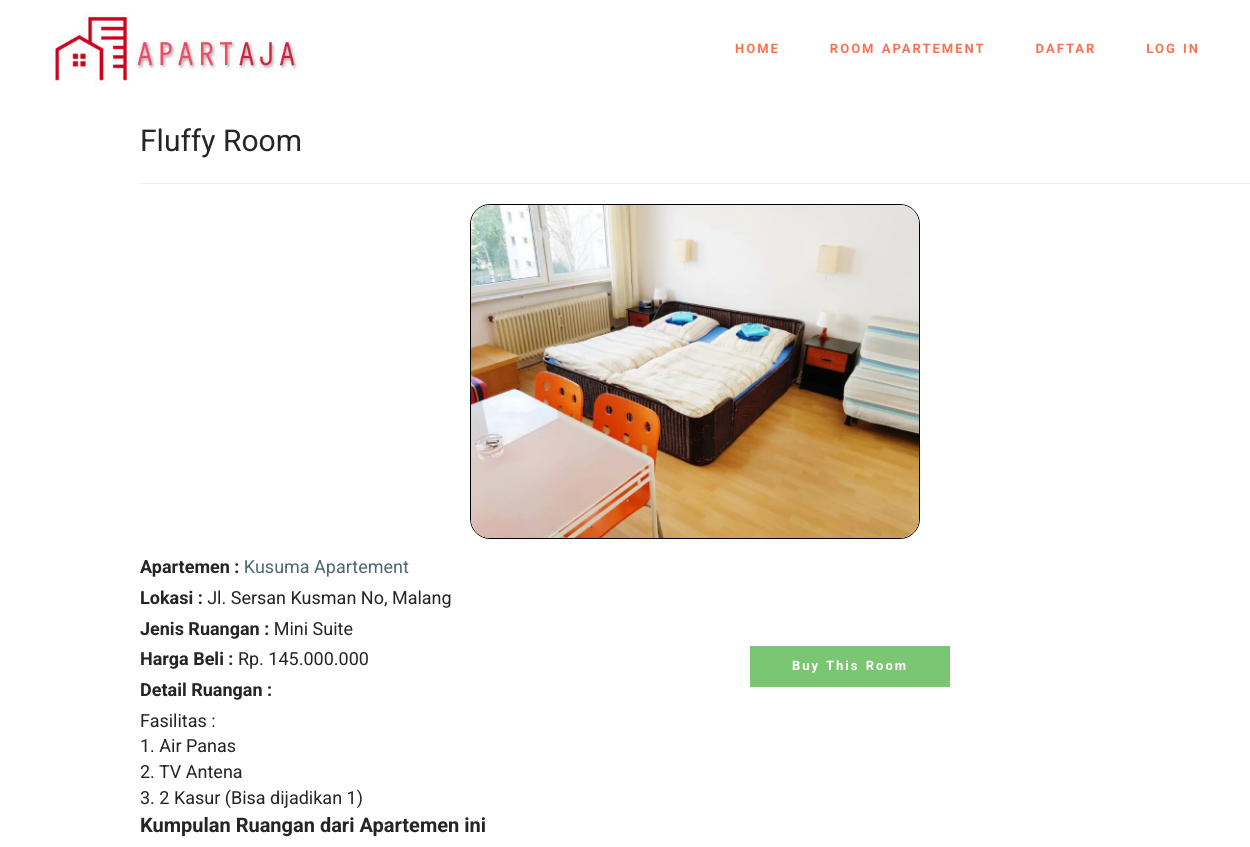
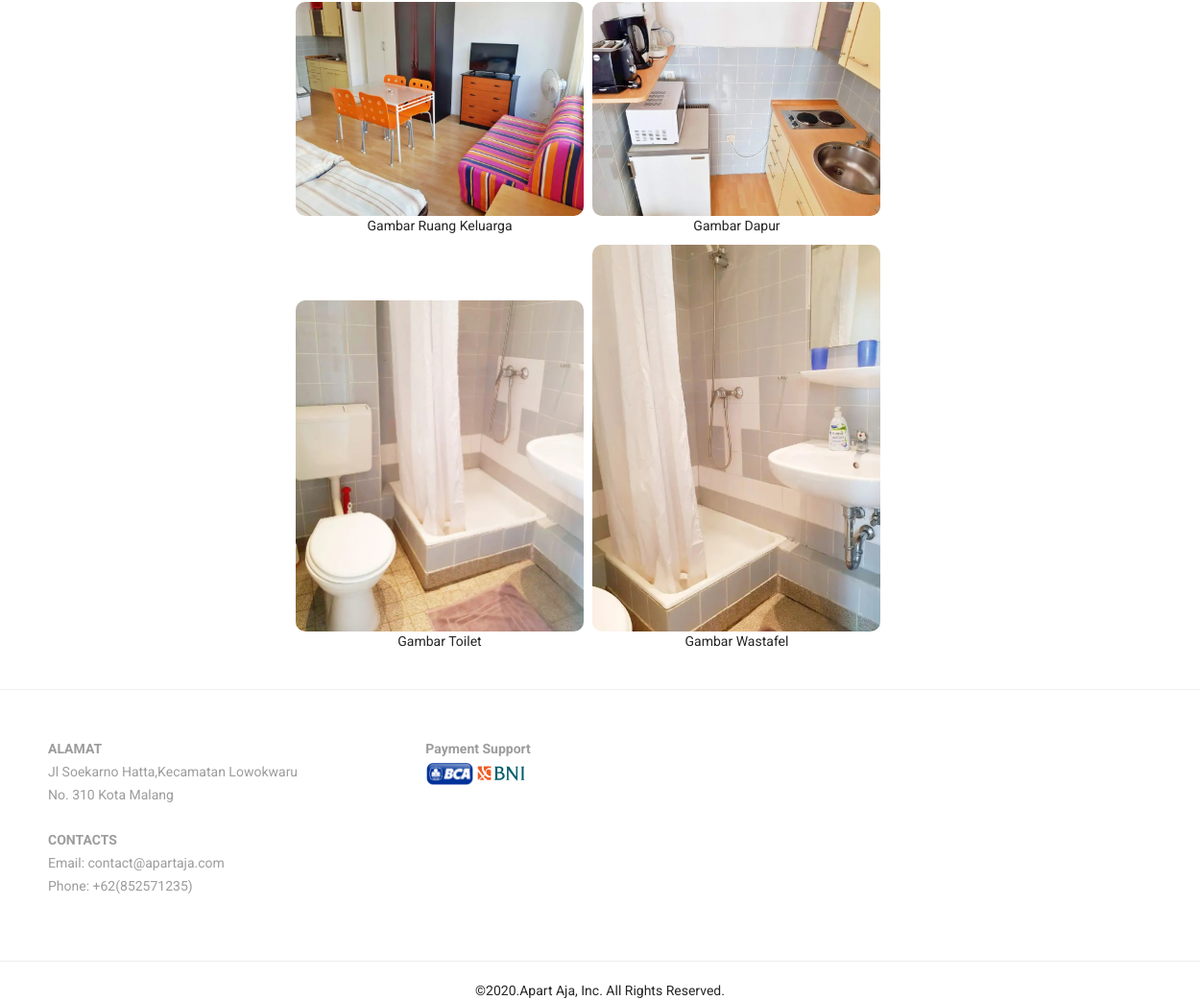
/ruangan/detailRuangan/10, run on the app's committed database (2 pictures, top to bottom).
### tables this page shows
CREATE TABLE `ruangan_apartemen` (
  `id_ruangan` int(2) NOT NULL,
  `id_apartemen` int(1) NOT NULL,
  `id_pengelola` int(1) NOT NULL,
  `nama_ruangan` varchar(20) NOT NULL,
  `jenis_ruangan` varchar(15) NOT NULL,
  `harga_beli` bigint(7) NOT NULL,
  `detail_ruangan` text NOT NULL,
  `sisa_ruang_apartemen` int(2) NOT NULL,
  `gambar_utama` text NOT NULL
);

CREATE TABLE `apartemen` (
  `id_apartemen` int(1) NOT NULL,
  `id_pengelola` int(1) NOT NULL,
  `nama_apartemen` varchar(10) NOT NULL,
  `alamat_apartemen` varchar(20) NOT NULL,
  `kota_kabupaten` varchar(20) NOT NULL,
  `provinsi` varchar(20) NOT NULL,
  `gambar_apartemen` text NOT NULL,
  `maps_link` text NOT NULL
);

CREATE TABLE `gambar_apartemen` (
  `id_gambar` int(2) NOT NULL,
  `id_ruangan` int(2) NOT NULL,
  `gambar` text NOT NULL,
  `deskripsi_singkat` varchar(50) NOT NULL DEFAULT 'Image'
);

### application/controllers/Ruangan.php (called while the page is built, shortened)
<?php
class Ruangan extends CI_Controller
{
	public function __construct()
	{
		$this->load->model('ruangan_model');
		$this->load->model('apartemen_model');
		$this->load->model('gambarruangan_model');
	}
	public function detailRuangan($id)
	{
		$data['title'] = 'Apart Aja';
		$data['ruangan'] = $this->ruangan_model->getDetailRuangan($id);
		$data['gambar'] = $this->ruangan_model->getDetailGambarRuangan($id);
		$level = $this->session->userdata('level');
		if ($level == 'user' or $level == 'admin') {
			$this->load->view('templates/header-user', $data);
		} else {
			$this->load->view('templates/header-guest', $data);
		}
		$this->load->view('ruangan/detail', $data);
		$this->load->view('templates/footer');
	}
}

### index.php (called while the page is built, shortened)
<?php
require_once BASEPATH.'core/CodeIgniter.php';

### application/models/Ruangan_model.php (called while the page is built, shortened)
<?php
class ruangan_model extends CI_Model
{
	public function getDetailRuangan($id)
	{
		$query = $this->db->query("SELECT * FROM ruangan_apartemen as ra JOIN apartemen a ON ra.id_apartemen = a.id_apartemen WHERE ra.id_ruangan = $id");
		return $query->result_array();
	}
	public function getDetailGambarRuangan($id)
	{
		$query = $this->db->query("SELECT * FROM gambar_apartemen WHERE id_ruangan = $id");
		return $query->result_array();
	}
}

### application/views/ruangan/detail.php (the view)
<div class="container" style="padding: 20px; margin: 0 auto ;margin-top:100px;">
	<div class="row">
		<div class="col-md-12" style="margin-left:70px;margin-right:70px;">
			<?php
			foreach ($ruangan as $ruangan) {
			?>
				<span style="margin-top:20px;margin-bottom: 20px;font-size: 30px"><?= $ruangan['nama_ruangan'] ?> Room</span>
				<div class="card-body" style="font-size: 18px">
					<hr>
					<center>
						<img style="width:450px;margin-bottom: 15px;border-radius: 20px;border:1px solid black" src="<?= base_url(); ?>assets/img/gambar_ruangan/<?= $ruangan['gambar_utama'] ?>" alt="Desc">
					</center>
					<label for=""><b>Apartemen : </b></label>
					<a href="<?= base_url() ?>apartemen/detailApartemen/<?= $ruangan['id_apartemen'] ?>" style="text-decoration: none;"><?= $ruangan['nama_apartemen']; ?> Apartement</a><br>
					<label for=""><b>Lokasi : </b></label>
					<?= $ruangan['alamat_apartemen'] ?>, <?= $ruangan['kota_kabupaten'] ?><br>
					<label for=""><b>Jenis Ruangan : </b></label>
					<?= $ruangan['jenis_ruangan']; ?><br>
					<div style="float: right;margin-right: 300px">
						<div class="form-row">
							<div class="col">
								<a href="<?= base_url(); ?>transaksi/preview/<?= $ruangan['id_ruangan'] ?>" class="btn btn-success" style="float: right;width:200px;font-weight: bold">Buy This Room</a><br><br>
							</div>
						</div>
					</div>
					<label for=""><b>Harga Beli :</b></label>
					Rp. <?= number_format($ruangan['harga_beli'], 0, ',', '.');; ?><br>
					<label for=""><b>Detail Ruangan :</b></label><br>
					<span style="white-space: pre-line"><?= $ruangan['detail_ruangan']; ?></span>
				</div>
			<?php
			}
			?>
			<span style="font-size: 20px;font-weight: bold">
				Kumpulan Ruangan dari Apartemen ini
			</span><br>
			<div class="col-md-8" style="margin-left:150px">
				<?php foreach ($gambar as $gambarApartemen) { ?>
					<figure style="display: inline-block;margin-top:10px;margin-left:3px;margin-right:3px;">
						<img class="card-img-top" style="width: 300px;border-radius: 10px" src="<?= base_url(); ?>assets/img/gambar_ruangan/<?= $gambarApartemen['gambar'] ?>" alt="<?= $gambarApartemen['deskripsi_singkat'] ?>">
						<figcaption style="text-align: center">Gambar <?= $gambarApartemen['deskripsi_singkat'] ?></figcaption>
					</figure>
				<?php } ?>
			</div>
		</div>
	</div>

### assets/mobirise/css/style.css (style rules this page uses)
html { position: relative; min-height: 100%; }
.col, .col-12, .col-auto { position: relative; width: 100%; min-height: 1px; padding-left: 15px; padding-right: 15px; }
.col { -ms-flex-preferred-size: 0; flex-basis: 0; -ms-flex-positive: 1; flex-grow: 1; max-width: 100%; }
.form-row { display: flex; flex-wrap: wrap; margin: 0 -15px; }

### data on the page
ruangan_apartemen: nama_ruangan "Fluffy", gambar_utama (picture), id_apartemen.nama_apartemen "Kusuma", id_apartemen.alamat_apartemen "Jl. Sersan Kusman No", id_apartemen.kota_kabupaten "Malang", jenis_ruangan "Mini Suite", harga_beli "145.000.000", detail_ruangan "Fasilitas : 1. Air Panas 2. TV Antena 3. 2 Kasur (Bisa dijadikan 1)"
gambar_apartemen: gambar (picture), deskripsi_singkat "Ruang Keluarga"
gambar_apartemen: gambar (picture), deskripsi_singkat "Dapur"
gambar_apartemen: gambar (picture), deskripsi_singkat "Toilet"
gambar_apartemen: gambar (picture), deskripsi_singkat "Wastafel"
